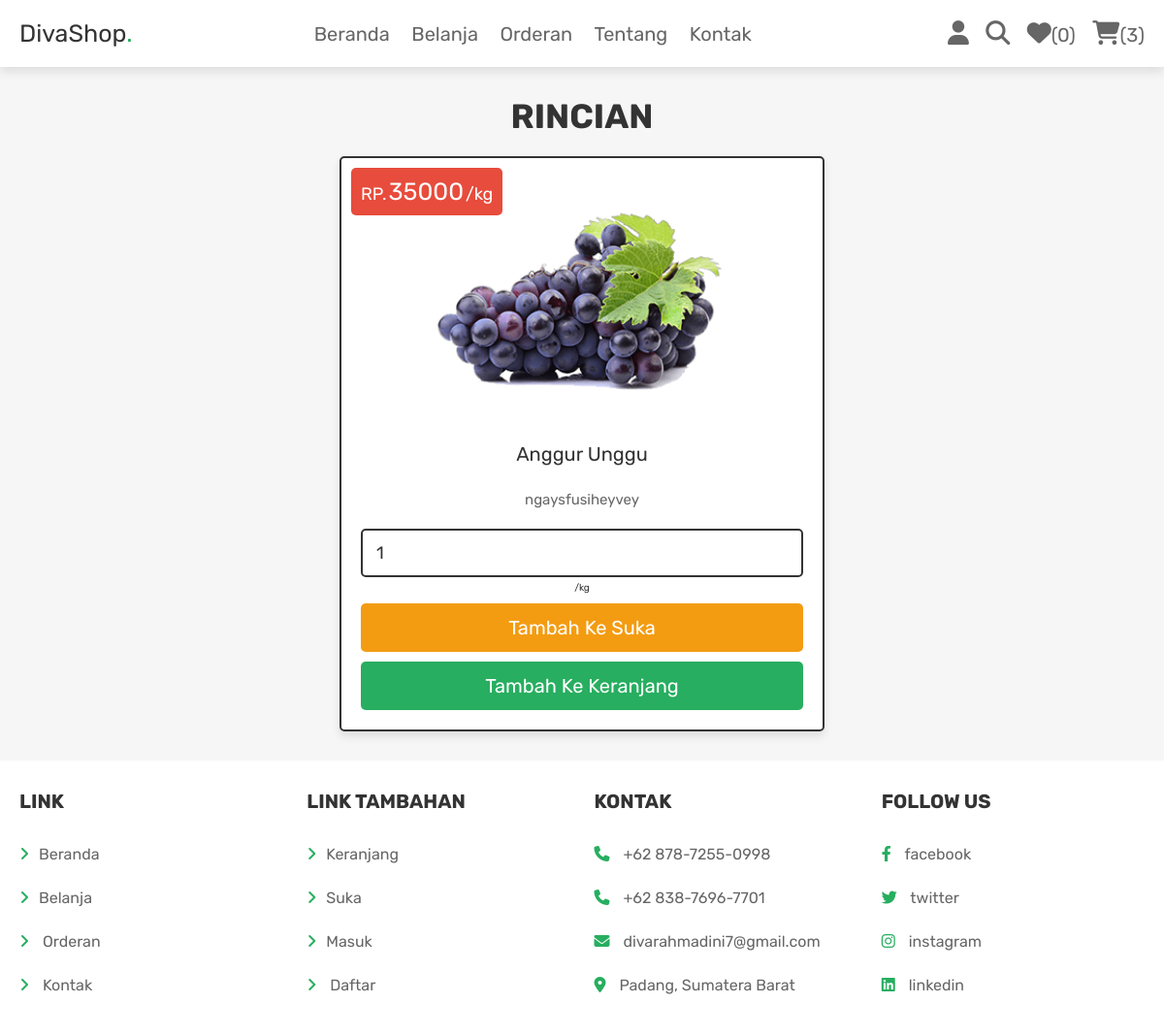
/view_page.php?pid=24 (signed in), run on the app's committed database.
### tables this page shows
CREATE TABLE `products` (
  `id` int(100) NOT NULL,
  `name` varchar(100) NOT NULL,
  `category` varchar(20) NOT NULL,
  `details` varchar(500) NOT NULL,
  `price` int(100) NOT NULL,
  `image` varchar(100) NOT NULL
);

### view_page.php (the view, shortened to what this page needs)
<?php
@include 'config.php';
?>
<!DOCTYPE html>
<html lang="en">
<head>
   <link rel="stylesheet" href="https://cdnjs.cloudflare.com/ajax/libs/font-awesome/6.1.1/css/all.min.css">
   <link rel="stylesheet" href="css/style.css">
</head>
<body>
<?php include 'header.php'; ?>
<section class="quick-view">
   <h1 class="title">RINCIAN</h1>
   <?php
      $pid = $_GET['pid'];
      $select_products = $conn->prepare("SELECT * FROM `products` WHERE id = ?");
      $select_products->execute([$pid]);
      if($select_products->rowCount() > 0){
         while($fetch_products = $select_products->fetch(PDO::FETCH_ASSOC)){
   ?>
   <form action="" class="box" method="POST">
      <div class="price">RP.<span><?= $fetch_products['price']; ?></span>/kg</div>
      <img src="uploaded_img/<?= $fetch_products['image']; ?>" alt="">
      <div class="name"><?= $fetch_products['name']; ?></div>
      <div class="details"><?= $fetch_products['details']; ?></div>
      <input type="number" min="1" value="1" name="p_qty" class="qty">
	  <span class="addon-text">/kg</span>
	  <input type="submit" value="tambah ke suka" class="option-btn" name="add_to_wishlist">
	  <input type="submit" value="tambah ke keranjang" class="btn" name="add_to_cart">
   </form>
   <?php
         }
      }else{
         echo '<p class="empty">no products added yet!</p>';
      }
   ?>
</section>
<?php include 'footer.php'; ?>
</body>
</html>

### css/style.css (style rules this page uses)
.quick-view .box { max-width: 50rem; padding:2rem; text-align: center; border:var(--border); background-color: var(--white); box-shadow: var(--box-shadow); border-radius: .5rem; position: relative; margin:0 auto; }
.quick-view .box img { height: 25rem; margin-bottom: 1rem; }
.quick-view .box .price { position: absolute; top:1rem; left:1rem; padding:1rem; border-radius: .5rem; background-color: var(--red); font-size: 1.8rem; color:var(--white); }
.quick-view .box .price span { font-size: 2.5rem; color:var(--white); margin:0 .2rem; }
.quick-view .box .qty { margin:.5rem 0; border-radius: .5rem; padding:1.2rem 1.4rem; font-size: 1.8rem; color:var(--black); border:var(--border); width: 100%; }
.quick-view .box .name { font-size: 2rem; color:var(--black); padding:1rem 0; }
.quick-view .box .details { padding:1rem 0; line-height: 2; font-size: 1.5rem; color:var(--light-color); }

### css/components.css (style rules this page uses)
:root { --green:#27ae60; --orange:#f39c12; --red:#e74c3c; --black:#333; --light-color:#666; --white:#fff; --light-bg:#f6f6f6; --border:.2rem solid var(--black); --box-shadow:0 .5rem 1rem rgba(0,0,0,.1); }
* { font-family: 'Rubik', sans-serif; margin:0; padding:0; box-sizing: border-box; outline: none; border:none; text-decoration: none; color:var(--black); }
body { background-color: var(--light-bg); }
html { font-size: 62.5%; overflow-x: hidden; scroll-behavior: smooth; scroll-padding-top: 6.5rem; }
section { padding:3rem 2rem; max-width: 1200px; margin:0 auto; }
.btn, .delete-btn, .option-btn { display: block; width: 100%; margin-top: 1rem; border-radius: .5rem; color:var(--white); font-size: 2rem; padding:1.3rem 3rem; text-transform: capitalize; cursor: pointer; text-align: center; }
.btn { background-color: var(--green); }
.option-btn { background-color: var(--orange); }
.title { text-align: center; margin-bottom: 2rem; text-transform: uppercase; color:var(--black); font-size: 3.5rem; }

### data on the page
products: price "35000", image (picture), name "Anggur Unggu", details "ngaysfusiheyvey"

### other printed values
$count_wishlist_items->rowCount() "0"
$count_cart_items->rowCount() "3"
